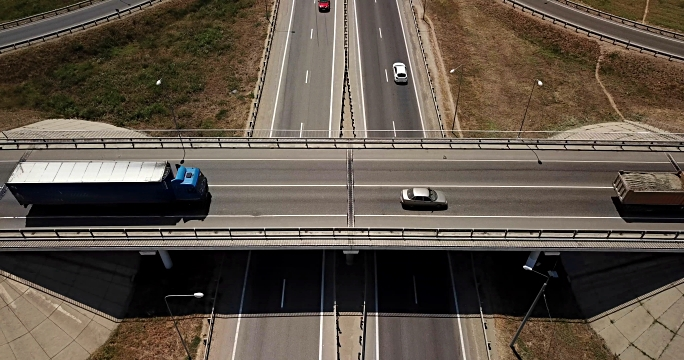
#> input picture Opencv/scripts/images/v_m3.jpg, 684 x 360 px, found by its file name
$ python kmeans_seg_ycbcr.py
#> lines starting #> are read from the running program, lines starting #| are printed output that depends on the picture
import cv2
import numpy as np
import matplotlib.pyplot as plt

image = cv2.imread('v_m3.jpg').astype(np.float32) / 255. #vector and scaling down
image_lab = cv2.cvtColor(image,cv2.COLOR_BGR2YCrCb)
#> image_lab: shape (360, 684, 3) float32; mean of channels 0, 1, 2 0.332, 0.525, 0.471

data = image_lab.reshape((-1,3))

num_classes = 6 #total no of classes

criteria = (cv2.TERM_CRITERIA_EPS + cv2.TERM_CRITERIA_MAX_ITER, 50,  0.1)

# clusters the obs into groups of related observations
#without any prior know

_,lables, centers = cv2.kmeans(data, num_classes,None, criteria, 20,cv2.KMEANS_RANDOM_CENTERS)
#> centers = [[0.43, 0.533, 0.463], [0.945, 0.507, 0.485], [0.783, 0.523, 0.47], [0.615, 0.532, 0.46], [0.226, 0.532, 0.457], [0.0364, 0.502, 0.501]]


segmented_lab = centers[lables.flatten()].reshape(image.shape)
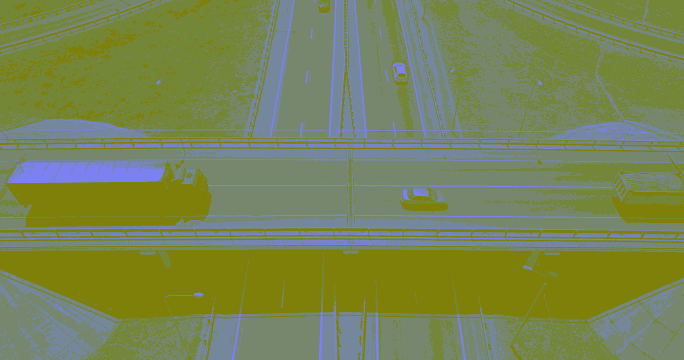
#> segmented_lab: shape (360, 684, 3) float32; mean B, G, R 0.332, 0.524, 0.471
segmented = cv2.cvtColor(segmented_lab,cv2.COLOR_YCrCb2RGB)
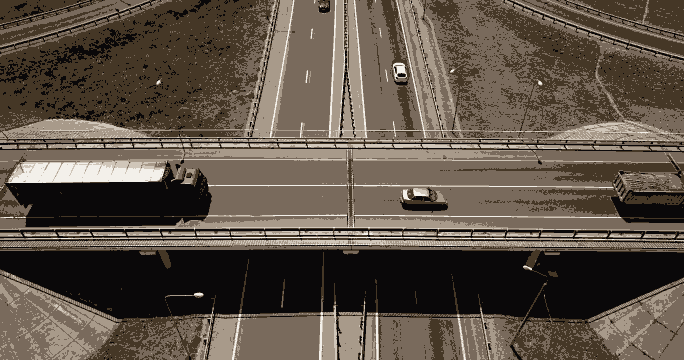
#> segmented: shape (360, 684, 3) float32; mean R, G, B 0.366, 0.324, 0.28

cv2.imshow('seg_img',segmented)

plt.subplot(121)
plt.axis('off')
plt.title('orginal')
plt.imshow(image[:,:,[2,1,0]])
plt.subplot(122)
plt.axis('off')
plt.title('segmented')
plt.imshow(segmented)
plt.show()
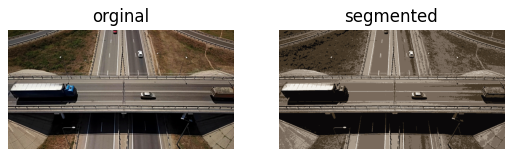
#> figure drawn by matplotlib, 2 panels
